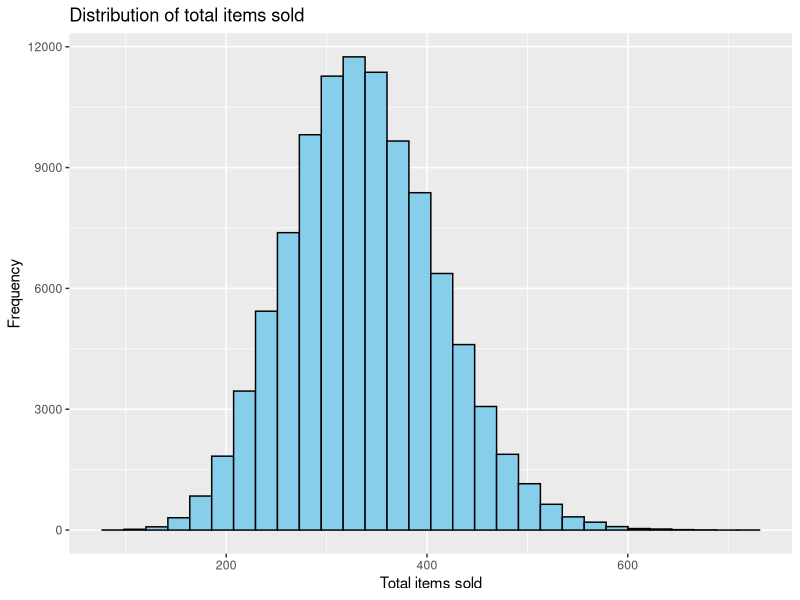

This figure's R source:
## ---- chunk 1
print('Hello')
## ---- chunk 2
p_guilty = 0.75

p_cc_png = 0.9
p_cc_pg = 0.8
p_ca_png = 0.1
p_ca_pg = 0.2
## ---- chunk 3
p_ccd = (p_cc_pg * p_guilty) + (p_ca_png * p_guilty)
p_ccd

p_ccd_binom = dbinom(x=9, size = 12, prob = p_ccd)
p_ccd_binom
## ---- chunk 4
p_ccd_43 = (p_ca_pg * p_guilty) + (p_ca_png * p_guilty)
p_ccd_43

p_ccd_43_binom = dbinom(x=9, size = 12, prob = p_ccd_43)
p_ccd_43_binom
## ---- chunk 5
p_ccd_41 = (p_ca_pg * p_guilty) + (p_cc_png * p_guilty)
p_ccd_41

p_ccd_41_binom = dbinom(x=9, size = 12, prob = p_ccd_41)
p_ccd_41_binom
## ---- chunk 6
p_ccd_21 = (p_cc_pg * p_guilty) + (p_cc_png * p_guilty)
p_ccd_21

p_ccd_21_binom = dbinom(x=9, size = 12, prob = p_ccd_21)
p_ccd_21_binom
## ---- chunk 7
p_ccd_23 = (p_cc_pg * p_guilty) + (p_ca_png * p_guilty) 
p_ccd_23

p_ccd_23_binom = dbinom(x=9, size = 12, prob = p_ccd_23)
p_ccd_23_binom
## ---- chunk 8
n_simulations = 1e5
## ---- chunk 9
n_customers = 30

p_age_group = c(0.2, 0.35, 0.45)
avg_buy = c(10, 20, 5)
## ---- chunk 10
items_sold = numeric(n_simulations)
## ---- chunk 11
for (i in 1:n_simulations) {
  n_customers_today = rpois(1, n_customers)
  age = sample(0:2, n_customers_today, replace = TRUE, prob = p_age_group)
  items_purchased <- sapply(age, function(age_group) rpois(1, avg_buy[age_group + 1]))
  items_sold[i] = sum(items_purchased)
}
## ---- chunk 12
p_gt_350 = mean(items_sold > 350)
p_gt_350
## ---- chunk 13
library(ggplot2)
## ---- chunk 14
df_items_sold = data.frame(items_sold)

p = ggplot((df_items_sold), aes(x = items_sold)) + geom_histogram(bins = 30, fill = "skyblue", color = 'black') + labs(title = "Distribution of total items sold", x = 'Total items sold', y = 'Frequency')
p
